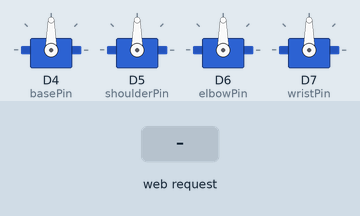
Bench run of a sketch on a simulated Arduino Uno R4 WiFi. On the bench: 4 × servo. The inputs (shaded band) are chosen by the test bench. WiFi joins after 1.5 s; servers stay silent unless stated; not simulated (calls return 0 or success): WiFiCredentials.h; what the sketch prints to the serial monitor is not drawn.

Above: at 2.7 s.
2.8 s: HTTP request GET /move?joint=base received
At 4.0 s:
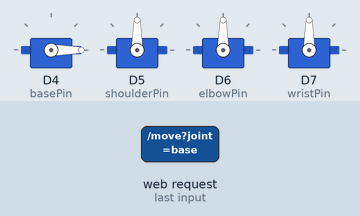
4.3 s: HTTP request GET /move?joint=shoulder received
At 5.1 s:
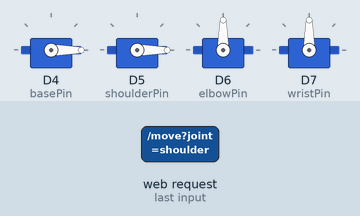
5.8 s: HTTP request GET /move?joint=elbow received
At 6.2 s:
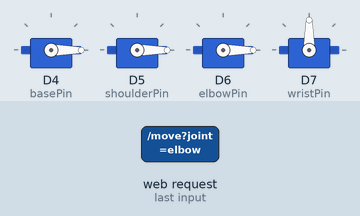
7.3 s: HTTP request GET /move?joint=wrist received
At 8.6 s:
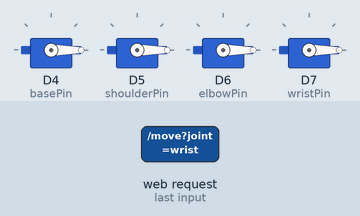
Timing chart, 0 to 9.8 s (numbered marks = the images above; inputs shaded):
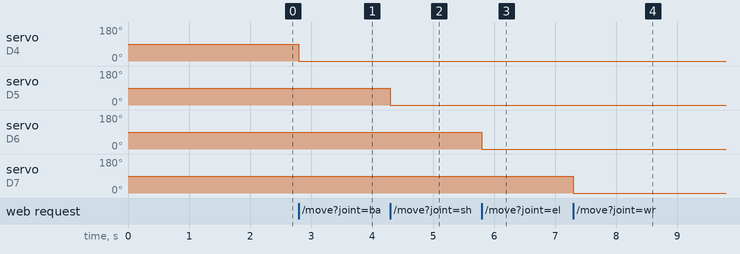

Measured:
- after the input at 2.8 s, servo on D4 (basePin): 90° → 0° at once
- after the input at 4.3 s, servo on D5 (shoulderPin): 90° → 0° at once
- after the input at 5.8 s, servo on D6 (elbowPin): 90° → 0° at once
- after the input at 7.3 s, servo on D7 (wristPin): 90° → 0° at once

The sketch:

robot_arm_control_HTTP.ino
```cpp
#include <WiFiS3.h> //library for the Arduino R4 Wifi
#include <WebServer.h>
#include <Servo.h>
#include "WiFiCredentials.h"

Servo baseServo;
Servo shoulderServo;
Servo elbowServo;
Servo wristServo;

const int basePin = 4;
const int shoulderPin = 5;
const int elbowPin = 6;
const int wristPin = 7;

WebServer server(80);

void setup()
{

    Serial.begin(115200);

    // Attach servos to pins
    baseServo.attach(basePin);
    shoulderServo.attach(shoulderPin);
    elbowServo.attach(elbowPin);
    wristServo.attach(wristPin);

    // Connect to WiFi
    WiFi.begin(ssid, password);
    while (WiFi.status() != WL_CONNECTED)
    {
        delay(500);
        Serial.print(".");
    }
    Serial.println("WiFi connected");
    Serial.println(WiFi.localIP());

    // Define routes
    server.on("/move", handleMove);
    server.begin();
    Serial.println("HTTP server started");
}

void handleMove()
{
    String joint = server.arg("joint");
    int angle = server.arg("angle").toInt();

    if (joint == "base")
    {
        baseServo.write(angle);
    }
    else if (joint == "shoulder")
    {
        shoulderServo.write(angle);
    }
    else if (joint == "elbow")
    {
        elbowServo.write(angle);
    }
    else if (joint == "wrist")
    {
        wristServo.write(angle);
    }
    server.send(200, "text/plain", "OK");
}

void loop()
{
    server.handleClient();
}
```
